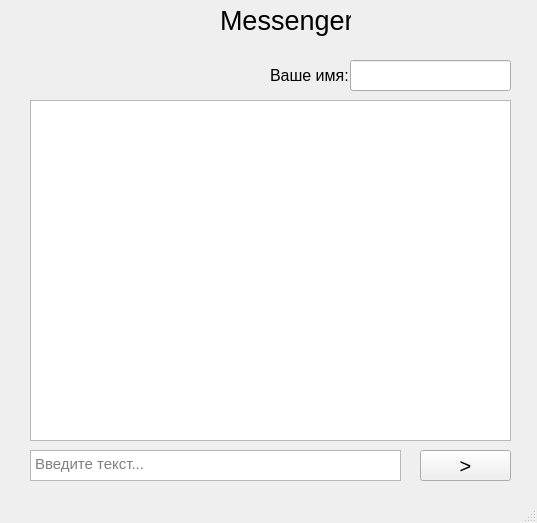
<?xml version="1.0" encoding="UTF-8"?>
<ui version="4.0">
 <class>MainWindow</class>
 <widget class="QMainWindow" name="MainWindow">
  <property name="geometry">
   <rect>
    <x>0</x>
    <y>0</y>
    <width>537</width>
    <height>523</height>
   </rect>
  </property>
  <property name="windowTitle">
   <string>MainWindow</string>
  </property>
  <widget class="QWidget" name="centralwidget">
   <widget class="QLabel" name="label">
    <property name="geometry">
     <rect>
      <x>220</x>
      <y>0</y>
      <width>131</width>
      <height>41</height>
     </rect>
    </property>
    <property name="font">
     <font>
      <pointsize>20</pointsize>
     </font>
    </property>
    <property name="text">
     <string>Messenger</string>
    </property>
   </widget>
   <widget class="QTextEdit" name="textEdit">
    <property name="geometry">
     <rect>
      <x>30</x>
      <y>450</y>
      <width>371</width>
      <height>31</height>
     </rect>
    </property>
    <property name="font">
     <font>
      <pointsize>11</pointsize>
     </font>
    </property>
    <property name="placeholderText">
     <string>Введите текст...</string>
    </property>
   </widget>
   <widget class="QPushButton" name="pushButton">
    <property name="geometry">
     <rect>
      <x>420</x>
      <y>450</y>
      <width>91</width>
      <height>31</height>
     </rect>
    </property>
    <property name="font">
     <font>
      <pointsize>15</pointsize>
     </font>
    </property>
    <property name="text">
     <string>&gt;</string>
    </property>
   </widget>
   <widget class="QTextBrowser" name="textBrowser">
    <property name="geometry">
     <rect>
      <x>30</x>
      <y>100</y>
      <width>481</width>
      <height>341</height>
     </rect>
    </property>
    <property name="font">
     <font>
      <pointsize>12</pointsize>
     </font>
    </property>
   </widget>
   <widget class="QLineEdit" name="lineEdit">
    <property name="geometry">
     <rect>
      <x>350</x>
      <y>60</y>
      <width>161</width>
      <height>31</height>
     </rect>
    </property>
   </widget>
   <widget class="QLabel" name="label_2">
    <property name="geometry">
     <rect>
      <x>270</x>
      <y>65</y>
      <width>81</width>
      <height>20</height>
     </rect>
    </property>
    <property name="font">
     <font>
      <pointsize>12</pointsize>
      <weight>50</weight>
      <bold>false</bold>
     </font>
    </property>
    <property name="text">
     <string>Ваше имя:</string>
    </property>
   </widget>
  </widget>
  <widget class="QMenuBar" name="menubar">
   <property name="geometry">
    <rect>
     <x>0</x>
     <y>0</y>
     <width>537</width>
     <height>21</height>
    </rect>
   </property>
  </widget>
  <widget class="QStatusBar" name="statusbar"/>
 </widget>
 <resources/>
 <connections/>
</ui>
